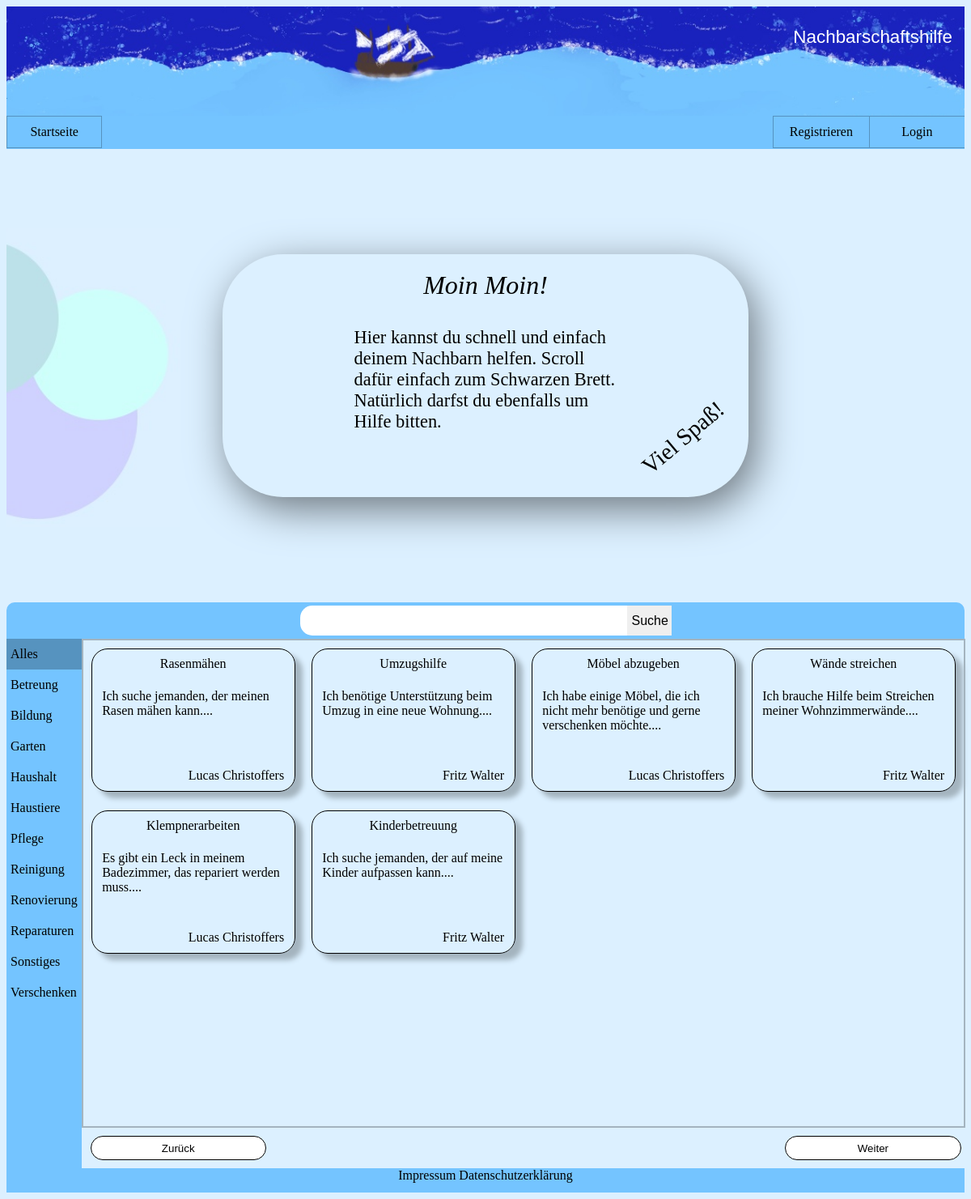
The page / on the database its author committed.
### tables this page shows
CREATE TABLE Kategorie (
            ID INTEGER PRIMARY KEY,
            Name TEXT(20)
        );

CREATE TABLE Hilfsgesuch (
            ID INTEGER PRIMARY KEY AUTOINCREMENT,
            Titel TEXT(40),
            Beschreibung TEXT(1200),
            Kategorie INTEGER,
            Ersteller INTEGER,
            lat REAL,
            lon REAL,
            FOREIGN KEY(Kategorie) REFERENCES Kategorie(ID),
            FOREIGN KEY(Ersteller) REFERENCES Nutzer(ID)
        );

CREATE TABLE Nutzer (
            ID INTEGER PRIMARY KEY AUTOINCREMENT,
            EMail TEXT(40),
            Vorname TEXT(20),
            Nachname TEXT(20),
            Addresse TEXT(40),
            bild TEXT(40),
            PLZ INTEGER,
            telnr INTEGER,
            passwort TEXT(255),
            FOREIGN KEY(PLZ) REFERENCES Stadt(PLZ)
        );

### Klassen/View/View_Index.php (called while the page is built, shortened)
<?php
class View_Index{
    public function lade_Template($tpl){
        include "Klassen/Templates/".$tpl.".php";
        $ausgabe = ob_get_contents();
        return $ausgabe;
    }
}

### Klassen/Kontroller/Kontroller_Index.php (called while the page is built, shortened)
<?php
class Kontroller_Index{
    private $model_Gesuche;
    private $model_Kategorien;
    private $view;
    public function __construct($pfad){
        $this->model_Gesuche = new Model_Hilfsgesuche("Datenbank/");
        $this->model_Kategorien = new Model_Kategorien("Datenbank/");
        $this->view = new View_Index();
    }
    public function display_Hilfsangebote(){
        if($this->model_Gesuche->hilfsgesuche($_GET['kategorie'], $_GET['sucheingabe'])){
            $this->view = new View_Index();
            $erg = $this->model_Gesuche->get_ergebnisse();
            foreach($erg as $row){
                $this->view->set_Hilfsgesuche($row['ID'], $row['nutzerID'], $row['Titel'], $row['Vorname'], $row['Nachname'], $row['Beschreibung']);
            }
            return $this->view->lade_Template("tp_Angebot_Box");
        }else{
        }
    }
    public function display_Index_Kategorien(){
        if($this->model_Kategorien->get_Kategorien()){
            $erg = $this->model_Kategorien->get_erg();
            $such_eingabe = "";
            foreach($erg as $rslt){
                $active = "";
                if ($_GET['kategorie'] == $rslt['ID']) {
                    $active = "active";
                }
                $this->view->set_Kategorie_Index($rslt['ID'], $rslt['Name'], $active, $such_eingabe);
            }
        }
       return $this->view->lade_Template("tp_Kategorien_Index");
    }
}
?>

### Klassen/Model/Model_Kategorien.php (called while the page is built, shortened)
<?php
class Model_Kategorien{
    private $db;
    public function __construct($pfad){
        include $pfad."db_Verbindung.php";
        $this->db = $verbindung;
    }
    public function get_Kategorien(){
        try{
            $query = $this->db->prepare("SELECT * FROM Kategorie ORDER BY Name ASC");
            $query->execute();
            $this->erg =  $query->fetchAll();
            return true;
        }catch(Exception $e){
            return false;
        }
    }
}

### Klassen/Model/Model_Hilfsgesuche.php (called while the page is built, shortened)
<?php
class Model_Hilfsgesuche{
    private $db;
    public function __construct($pfad){
        include $pfad."db_Verbindung.php";
        $this->db = $verbindung;
    }
    public function hilfsgesuche($kategorie, $sucheingabe){
        try{
            $query = "SELECT Hilfsgesuch.ID as ID, Titel, SUBSTRING(Hilfsgesuch.Beschreibung, 1, 100) AS Beschreibung, Kategorie ,Nutzer.ID as nutzerID, Vorname, Nachname
            FROM Hilfsgesuch LEFT JOIN Nutzer on Hilfsgesuch.Ersteller = Nutzer.ID";
            $query_Zusatz_1 = "";
            $query_Zusatz_2 = "";
            $query = $this->db->prepare($query);
            $query->execute();
            $this->erg = $query->fetchAll();
            return true;
        }catch(Exception $e){
            return false;
        }
    }
}

### Klassen/Templates/tp_Kategorien_Index.php (the view, shortened to what this page needs)
<?php foreach ($this->kategorien as $reihe): ?>
        <li>
            <a id="<?php echo $reihe[0] ?>" class="hidden <?php echo $reihe[2] ?>" onclick="fun_test(<?php echo $reihe[0] ?>)">
                    <?php echo $reihe[1] ?>
            </a>
        </li>
<?php endforeach; ?>

### Klassen/Templates/tp_Angebot_Box.php
<?php foreach ($this->kategorien as $anzeige): ?>
    <div>
        <p class="ueberschrift">
            <?php echo $anzeige[2] ?>
        </p>
        <a class="beschreibung" href="Pins/angebot_eins.php?id=<?php echo urlencode($anzeige[0])?>">
            <?php echo $anzeige[5] ?>...
        </a>
        <a class="autor" href="Konto/konto_uebersicht.php?id=<?php echo urlencode($anzeige[1])?>">
            <?php echo $anzeige[3].' '.$anzeige[4]  ?>
        </a>
    </div>
<?php endforeach;?>

### CSS/style.css (style rules this page uses)
body { background-color: #dcf0ff; }

### CSS/index.css (style rules this page uses)
.Container_kleine_Angebote div { min-width: 175px; width: 80%; height: 175px; border: 1px solid black; border-radius: 20px; margin-top: 10px; margin-bottom: 10px; margin-left: auto; margin-right: auto; box-shadow: 9px 8px 6px #A4B4BF; display: grid; grid-template-rows: 5% 23% 22% 25% 20% 5%; grid-template-columns: 5% 20% 25% 25% 20% 5%; }
.Container_kleine_Angebote .ueberschrift { width: 100%; text-align: center; margin: 0; grid-column: 2/6; grid-row: 2/2; }
.Container_kleine_Angebote .beschreibung { width: 100%; height:100%; text-align: left; margin:0; word-wrap: break-word; grid-column: 2/6; grid-row: 3/5; }
.Container_kleine_Angebote .autor { text-align: right; width: 100%; margin-bottom: 0px; grid-column: 2/6; grid-row: 5/5 }
.Container_kleine_Angebote a { text-decoration: none; color: black; font-family: Cambria, Cochin, Georgia, Times, 'Times New Roman', serif; font-size: 1.0em; margin-top: 16px; }
.erweitertes_Such_Navi .hidden { display: none; }
@media (min-width: 601px) { .erweitertes_Such_Navi a { color: black; display: block; padding: 10px 5px; text-decoration: none; } }
@media (min-width: 601px) { .erweitertes_Such_Navi .active { background-color: #5693BF; } }
@media (min-width: 1024px) { .Container_kleine_Angebote div { width: 250px; } }

### rows shown on the page
kategorie: Name "Alles"
kategorie: Name "Betreung"
kategorie: Name "Bildung"
kategorie: Name "Garten"
kategorie: Name "Haushalt"
kategorie: Name "Haustiere"
kategorie: Name "Pflege"
kategorie: Name "Reinigung"
kategorie: Name "Renovierung"
kategorie: Name "Reparaturen"
kategorie: Name "Sonstiges"
kategorie: Name "Verschenken"
hilfsgesuch: Titel "Umzugshilfe", anzeige "Ich benötige Unterstützung beim Umzug in eine neue Wohnung.", Ersteller.Vorname "Fritz", Ersteller.Nachname "Walter"
hilfsgesuch: anzeige "Möbel abzugeben", anzeige "Ich habe einige Möbel, die ich nicht mehr benötige und gerne verschenken möchte.", Ersteller.Vorname "Lucas", Ersteller.Nachname "Christoffers"
hilfsgesuch: anzeige "Wände streichen", anzeige "Ich brauche Hilfe beim Streichen meiner Wohnzimmerwände.", Ersteller.Vorname "Fritz", Ersteller.Nachname "Walter"
hilfsgesuch: Titel "Klempnerarbeiten", anzeige "Es gibt ein Leck in meinem Badezimmer, das repariert werden muss.", Ersteller.Vorname "Lucas", Ersteller.Nachname "Christoffers"
hilfsgesuch: Titel "Kinderbetreuung", anzeige "Ich suche jemanden, der auf meine Kinder aufpassen kann.", Ersteller.Vorname "Fritz", Ersteller.Nachname "Walter"

### other values the page prints
$anzeige[2] "Rasenmähen"
$anzeige[5] "Ich suche jemanden, der meinen Rasen mähen kann."
$anzeige[3] "Lucas"
$anzeige[4] "Christoffers"
